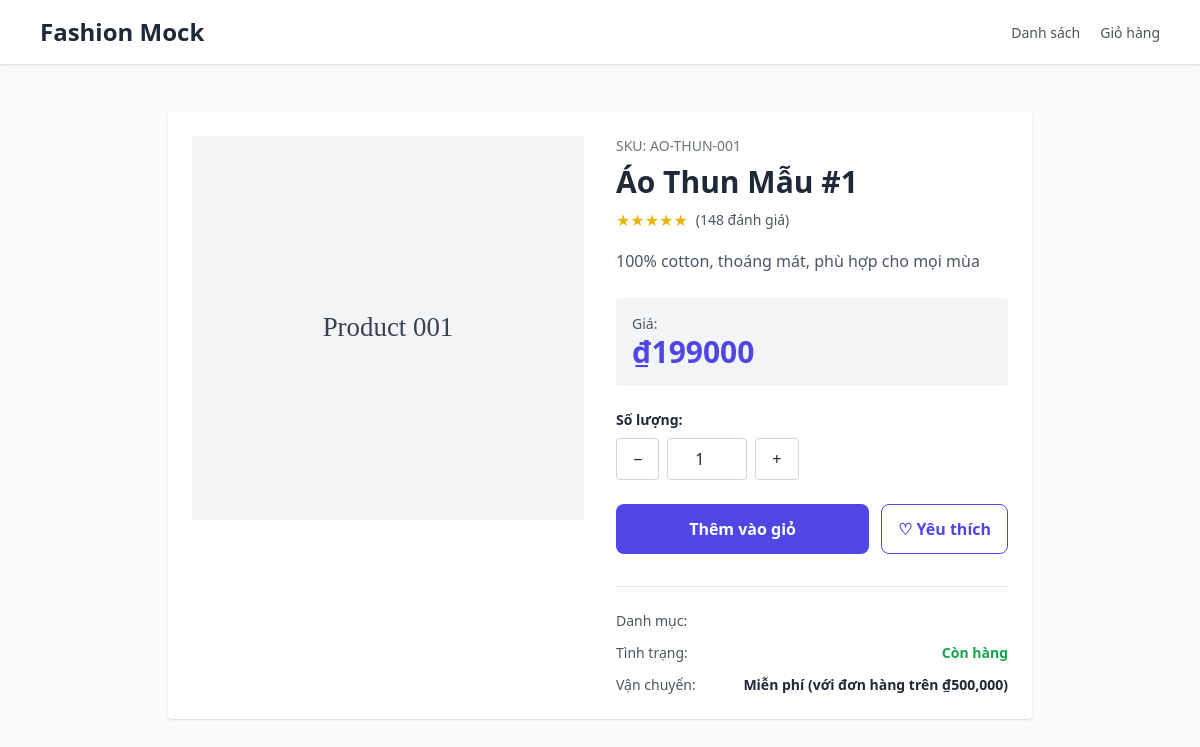
/product/1/, run on the app's committed database.
### products/models.py (models this page shows, shortened)
class Product(models.Model):
    sku = models.CharField(max_length=50, blank=True)
    title = models.CharField(max_length=200)
    description = models.TextField(blank=True)
    price = models.IntegerField(default=0)
    image = models.CharField(max_length=500, blank=True)
    category = models.ForeignKey(Category, on_delete=models.SET_NULL, null=True, blank=True)
    created_at = models.DateTimeField(auto_now_add=True)

### shop/views.py (the view)
# urls.py: path('product/<int:product_id>/', views.product_detail_page, name='shop-product-detail'),
def product_detail_page(request, product_id):
    product = get_object_or_404(Product, id=product_id)
    categories = Category.objects.all()
    context = {
        'product': product,
        'categories': categories,
    }
    return render(request, 'product-detail.html', context)

### templates/product-detail.html (shortened to what this page needs)
{% load static %}
<!doctype html>
<html lang="vi">
<head>
  <script src="https://cdn.tailwindcss.com"></script>
</head>
<body class="bg-gray-50 text-gray-800">
  <header class="bg-white shadow">
    <div class="max-w-6xl mx-auto px-4 py-4 flex justify-between items-center">
      <a href="{% url 'shop-index' %}" class="text-2xl font-bold">Fashion Mock</a>
      <nav class="space-x-4">
        <a href="{% url 'shop-products' %}" class="text-sm text-gray-600 hover:text-gray-900">Danh sách</a>
        <a href="{% url 'shop-cart' %}" class="text-sm text-gray-600 hover:text-gray-900">Giỏ hàng</a>
      </nav>
    </div>
  </header>
  <main class="max-w-4xl mx-auto px-4 py-12">
    <div class="grid grid-cols-1 md:grid-cols-2 gap-8 bg-white p-6 rounded shadow">
      <div>
        <img id="pd-image" src="{{ product.image }}" alt="{{ product.title }}" class="w-full h-96 object-cover rounded" />
      </div>
      <div>
        <div class="mb-2 text-sm text-gray-500">SKU: {{ product.sku }}</div>
        <h1 id="pd-title" class="text-3xl font-bold">{{ product.title }}</h1>
        <div class="flex items-center mt-2 gap-2">
          <span class="text-yellow-500">★★★★★</span>
          <span class="text-sm text-gray-600">(148 đánh giá)</span>
        </div>
        <p id="pd-desc" class="text-gray-600 mt-4 leading-relaxed">{{ product.description }}</p>
        <div class="mt-6 p-4 bg-gray-100 rounded">
          <div class="text-sm text-gray-600">Giá:</div>
          <div class="text-3xl font-extrabold text-indigo-600">₫{{ product.price|floatformat:0 }}</div>
        </div>
        <div class="mt-6">
          <label class="block text-sm font-semibold mb-2">Số lượng:</label>
          <div class="flex items-center gap-2">
            <button class="px-4 py-2 border border-gray-300 rounded hover:bg-gray-100" onclick="decreaseQty()">−</button>
            <input id="pd-qty" type="number" value="1" min="1" max="99" class="w-20 p-2 text-center border border-gray-300 rounded" />
            <button class="px-4 py-2 border border-gray-300 rounded hover:bg-gray-100" onclick="increaseQty()">+</button>
          </div>
        </div>
        <div class="mt-6 flex gap-3">
          <button id="addToCartBtn" class="flex-1 px-4 py-3 bg-indigo-600 text-white rounded-lg font-semibold hover:bg-indigo-700 transition">Thêm vào giỏ</button>
          <button class="px-4 py-3 border border-indigo-600 text-indigo-600 rounded-lg font-semibold hover:bg-indigo-50 transition">♡ Yêu thích</button>
        </div>
        <div class="mt-8 pt-6 border-t space-y-3 text-sm">
          <div class="flex justify-between">
            <span class="text-gray-600">Danh mục:</span>
          </div>
          <div class="flex justify-between">
            <span class="text-gray-600">Tình trạng:</span>
            <span class="font-semibold text-green-600">Còn hàng</span>
          </div>
          <div class="flex justify-between">
            <span class="text-gray-600">Vận chuyển:</span>
            <span class="font-semibold">Miễn phí (với đơn hàng trên ₫500,000)</span>
          </div>
        </div>
      </div>
    </div>
  </main>
</body>
</html>

### data on the page
Product: image (picture), sku "AO-THUN-001", title "Áo Thun Mẫu #1", description "100% cotton, thoáng mát, phù hợp cho mọi mùa", price "199000"
